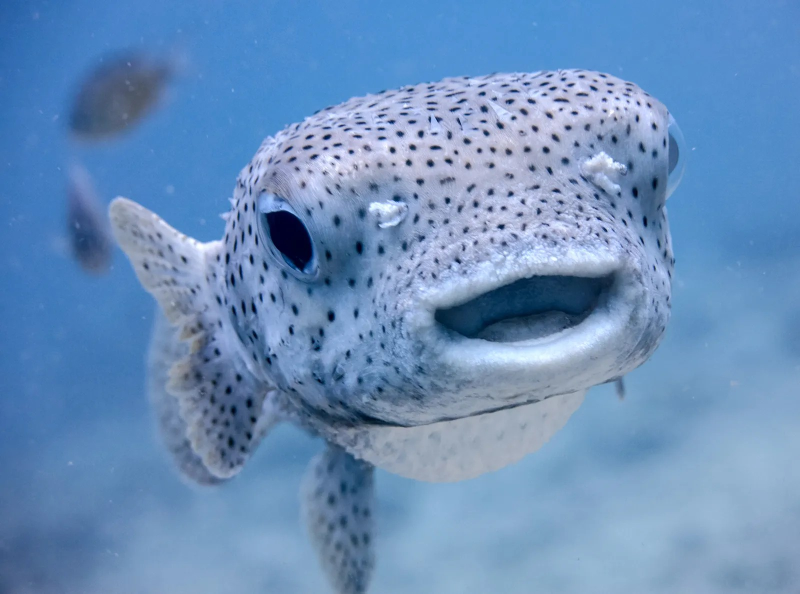
#> input picture testimgs/Porcupine-fish-Diodon-hystox.jpeg, 1600 x 1187 px (shown at 1/2 size)
$ python -i ai.py   (imports and definitions only)
#> lines starting #> are read from the running program, lines starting #| are printed output that depends on the picture; after the words box and inside, x2 and y2 are one past the last pixel; in counts of white or black regions, pixels touching at a corner belong together
### backend/app/config.py
"""All settings come from environment variables (see .env.example).

If backend/.env exists it is loaded automatically, so there is nothing to `source` or `export`.
Real environment variables always win over the file.
"""
import os
from pathlib import Path

BASE_DIR = Path(__file__).resolve().parent.parent


def _load_dotenv(path: Path) -> None:
    """Tiny .env reader (KEY=value, # comments, optional quotes) so we need no extra dependency."""
    if not path.is_file():
        return
    for raw in path.read_text(encoding="utf-8").splitlines():
        line = raw.strip()
        if not line or line.startswith("#") or "=" not in line:
            continue
        if line.startswith("export "):
            line = line[len("export "):].lstrip()
        key, _, val = line.partition("=")
        key, val = key.strip(), val.strip()
        if len(val) >= 2 and val[0] == val[-1] and val[0] in "\"'":
            val = val[1:-1]
        else:
            val = val.split(" #")[0].strip()  # trailing inline comment
        if key and val:  # blank value -> keep the built-in default
            os.environ.setdefault(key, val)


_load_dotenv(BASE_DIR / ".env")


def _env(name, default):
    return os.getenv(name, default)


def _path(name, default: Path) -> Path:
    """Path setting; a relative value is taken relative to backend/, not to the shell's cwd."""
    p = Path(_env(name, str(default)))
    return p if p.is_absolute() else BASE_DIR / p


DATA_DIR = _path("OCEDA_DATA_DIR", BASE_DIR / "data")
DB_PATH = DATA_DIR / "oceda.db"
CAPTURE_DIR = DATA_DIR / "captures"
HEATMAP_DIR = DATA_DIR / "heatmaps"
OUTBOX_DIR = DATA_DIR / "outbox"  # .eml files land here when SMTP is not configured
AVATAR_DIR = DATA_DIR / "avatars"  # one square JPEG per user: <user_id>.jpg
MAX_AVATAR_MB = int(_env("OCEDA_MAX_AVATAR_MB", "5"))

# --- auth / seeding (prototype defaults - change them) ---
DEMO_EMAIL = _env("OCEDA_DEMO_EMAIL", "dr.sari@oceda.local")
DEMO_PASSWORD = _env("OCEDA_DEMO_PASSWORD", "oceda123")
DEMO_NAME = _env("OCEDA_DEMO_NAME", "Dr. Dewi Sari")
DEMO_DEVICE_TOKEN = _env("OCEDA_DEVICE_TOKEN", "oceda-dev-device-token")
OPEN_SIGNUP = _env("OCEDA_OPEN_SIGNUP", "1") == "1"
SESSION_HOURS = int(_env("OCEDA_SESSION_HOURS", "12"))
CORS_ORIGINS = [o.strip() for o in _env(
    "OCEDA_CORS_ORIGINS", "http://localhost:5173,http://127.0.0.1:5173").split(",") if o.strip()]

# --- device uploads ---
MAX_UPLOAD_MB = int(_env("OCEDA_MAX_UPLOAD_MB", "15"))
DEVICE_ONLINE_SECONDS = int(_env("OCEDA_DEVICE_ONLINE_SECONDS", "30"))

# --- AI Classification ---
# No model file -> MOCK mode (random-but-deterministic output, clearly flagged "mock": true).
MODEL_PATH = _path("OCEDA_MODEL", BASE_DIR / "models" / "model.onnx")
MODEL_KIND = _env("OCEDA_MODEL_KIND", "resnet")          # resnet | yolo
LABELS = [s.strip() for s in _env("OCEDA_LABELS", "Abnormal,Normal").split(",")]
INPUT_SIZE = int(_env("OCEDA_INPUT_SIZE", "640" if MODEL_KIND == "yolo" else "224"))
NORM = _env("OCEDA_NORM", "none" if MODEL_KIND == "yolo" else "imagenet")  # imagenet | none
ABNORMAL_THRESHOLD = float(_env("OCEDA_ABNORMAL_THRESHOLD", "0.5"))
HEATMAP_MODE = _env("OCEDA_HEATMAP", "auto")             # auto | cam | occlusion
YOLO_CONF = float(_env("OCEDA_YOLO_CONF", "0.25"))
YOLO_IOU = float(_env("OCEDA_YOLO_IOU", "0.45"))

# --- AI Segmentation (UNet ResNet-34) ---
SEG_MODEL_PATH = _path("OCEDA_SEG_MODEL", BASE_DIR / "models" / "model_unet_resnet34_BEST.onnx")
SEG_INPUT_SIZE = int(_env("OCEDA_SEG_INPUT_SIZE", "256"))
SEGMENTATION_DIR = DATA_DIR / "segmentations"

# --- email (leave SMTP_HOST empty to write .eml files to data/outbox instead) ---
SMTP_HOST = _env("OCEDA_SMTP_HOST", "")
SMTP_PORT = int(_env("OCEDA_SMTP_PORT", "587"))
SMTP_USER = _env("OCEDA_SMTP_USER", "")
SMTP_PASSWORD = _env("OCEDA_SMTP_PASSWORD", "")
SMTP_STARTTLS = _env("OCEDA_SMTP_STARTTLS", "1") == "1"
SMTP_FROM = _env("OCEDA_SMTP_FROM", "OCEDA <no-reply@oceda.local>")


def ensure_dirs():
    for d in (DATA_DIR, CAPTURE_DIR, HEATMAP_DIR, SEGMENTATION_DIR, OUTBOX_DIR, AVATAR_DIR):
        d.mkdir(parents=True, exist_ok=True)

### backend/app/ai.py
"""Image quality scoring, model preprocessing, ONNX inference and heatmap rendering.

Model contract (export your trained model to ONNX):
  resnet : input  float32 [1,3,S,S]  (RGB, NCHW, ImageNet-normalised unless OCEDA_NORM=none)
           output[0] logits/probs [1,C]; optional output[1] = CAM [1,(1|C),h,w] (used as heatmap)
  yolo   : input  float32 [1,3,S,S]  (RGB, letterboxed, /255)   - Ultralytics YOLOv8 detect export
           output[0] [1, 4+C, N]     -> detections become the heatmap
           (a YOLOv8-*cls* model behaves like "resnet" with OCEDA_NORM=none)
If there is no model file the module runs in MOCK mode so the whole pipeline can be demoed.
"""
from __future__ import annotations

import hashlib
import io
import logging
import threading

import cv2
import numpy as np
from PIL import Image, ImageOps

from . import config

log = logging.getLogger("oceda.ai")

IMAGENET_MEAN = np.array([0.485, 0.456, 0.406], np.float32).reshape(1, 3, 1, 1)
IMAGENET_STD = np.array([0.229, 0.224, 0.225], np.float32).reshape(1, 3, 1, 1)

# Segmentasi UNet ResNet-34 constants
SEG_CLASS_NAMES = ["background", "liang", "malleus", "membran timpani", "serumen", "sekret"]
SEG_COLOR_MAP = np.array(
    [[0, 0, 0], [255, 0, 0], [0, 255, 0], [0, 0, 255], [255, 255, 0], [255, 0, 255]],
    dtype=np.uint8,
)
SEG_MEAN = np.array([0.485, 0.456, 0.406], dtype=np.float32)
SEG_STD = np.array([0.229, 0.224, 0.225], dtype=np.float32)


# ───────────────────────── image helpers ─────────────────────────
def open_image(src) -> Image.Image:
    img = Image.open(io.BytesIO(src) if isinstance(src, (bytes, bytearray)) else src)
    return ImageOps.exif_transpose(img).convert("RGB")


# [23 lines left out: functions image_quality, inspect_jpeg, not called in this run]


# ───────────────────────── preprocessing ─────────────────────────

def center_crop_square(img: Image.Image) -> Image.Image:
    """Ambil crop persegi dari tengah gambar (1:1 square crop)."""
    w, h = img.size
    side = min(w, h)
    left = (w - side) // 2
    top = (h - side) // 2
    return img.crop((left, top, left + side, top + side))


def classifier_preprocessed_image(img: Image.Image, size: int = None) -> Image.Image:
    """Citra hasil preprocessing untuk klasifikasi AI:
    Center crop bujursangkar 1:1 lalu resize ke ukuran input model (default: config.INPUT_SIZE = 224).
    """
    if size is None:
        size = config.INPUT_SIZE
    return center_crop_square(img).resize((size, size), Image.BILINEAR)


# [61 lines left out: functions preprocess_classifier, preprocess_segmentation, postprocess_segmentation, not called in this run]


def render_segmentation_overlay(img_rgb: np.ndarray, mask: np.ndarray) -> tuple[bytes, bytes]:
    """Menghasilkan JPEG overlay (60% foto asli + 40% warna segmen) dan PNG mask warna murni."""
    color_mask = SEG_COLOR_MAP[mask]
    overlay = img_rgb.copy()
    fg = mask > 0
    overlay[fg] = (0.6 * img_rgb[fg] + 0.4 * color_mask[fg]).astype(np.uint8)

    buf_overlay = io.BytesIO()
    Image.fromarray(overlay).save(buf_overlay, "JPEG", quality=92)
    buf_mask = io.BytesIO()
    Image.fromarray(color_mask).save(buf_mask, "PNG")
    return buf_overlay.getvalue(), buf_mask.getvalue()


# [120 lines left out: functions preprocess_yolo, to_probs, classifier_decision_index, yolo_rows, decode_yolo, boxes_to_heat and 1 more, not called in this run]


# ───────────────────────── heatmap rendering ─────────────────────────
def _jet(v: np.ndarray) -> np.ndarray:
    r = np.clip(1.5 - np.abs(4 * v - 3), 0, 1)
    g = np.clip(1.5 - np.abs(4 * v - 2), 0, 1)
    b = np.clip(1.5 - np.abs(4 * v - 1), 0, 1)
    return np.stack([r, g, b], -1) * 255


def render_overlay(img: Image.Image, heat: np.ndarray, max_w: int = 1024) -> bytes:
    if img.width > max_w:
        img = img.resize((max_w, round(img.height * max_w / img.width)), Image.LANCZOS)
    h = heat.astype(np.float32)
    h = (h - h.min()) / (h.max() - h.min() + 1e-8)
    h = np.asarray(Image.fromarray(h, mode="F").resize(img.size, Image.BICUBIC), np.float32)
    h = np.clip(h, 0, 1)
    base = np.asarray(img, np.float32)

    # Circular aperture & brightness mask: keep outer black camera bezel clean
    w, h_img = img.size
    Y, X = np.ogrid[:h_img, :w]
    dist = np.sqrt((X - w / 2) ** 2 + (Y - h_img / 2) ** 2)
    aperture_mask = np.clip((min(w, h_img) * 0.485 - dist) / max(1.0, min(w, h_img) * 0.02), 0, 1)
    brightness_mask = np.clip((base.max(axis=-1) - 20) / 25.0, 0, 1)
    valid_mask = (aperture_mask * brightness_mask)[..., None]

    alpha = (0.55 * np.clip(h * 1.4, 0, 1))[..., None] * valid_mask
    out = base * (1 - alpha) + _jet(h) * alpha
    buf = io.BytesIO()
    Image.fromarray(out.clip(0, 255).astype(np.uint8)).save(buf, "JPEG", quality=88)
    return buf.getvalue()


# ───────────────────────── model wrapper ─────────────────────────
class Model:
    def __init__(self):
        self._sess = None
        self._seg_sess = None
        self._lock = threading.Lock()

    @property
    def mock(self) -> bool:
        return not config.MODEL_PATH.exists()

    @property
    def seg_mock(self) -> bool:
        return not config.SEG_MODEL_PATH.exists()

    @property
    def name(self) -> str:
        return "mock" if self.mock else f"{config.MODEL_KIND}:{config.MODEL_PATH.name}"

    # [33 lines left out: functions _session, _seg_session, _predict_classifier, not called in this run]

    def _predict_segmentation(self, img: Image.Image):
        # Gambar PENUH (bukan center crop): saat training dipakai LongestMaxSize + PadIfNeeded.
        img_rgb = np.asarray(img)
        if self.seg_mock:
            # Deterministic simulated segmentation mask & evidence
            h, w = img_rgb.shape[:2]
            mask = np.zeros((h, w), dtype=np.uint8)
            Y, X = np.ogrid[:h, :w]
            dist = np.sqrt((X - w / 2) ** 2 + (Y - h / 2) ** 2)
            mask[dist < min(w, h) * 0.35] = 3  # membran timpani
            mask[(dist < min(w, h) * 0.18) & (np.abs(X - w / 2) < min(w, h) * 0.04)] = 2  # malleus
            evidence = {
                "liang": {"name": "liang", "visible": False, "area_ratio": 0.0, "confidence": 0.0, "color": [255, 0, 0]},
                "malleus": {"name": "malleus", "visible": True, "area_ratio": 2.1, "confidence": 88.5, "color": [0, 255, 0]},
                "membran timpani": {"name": "membran timpani", "visible": True, "area_ratio": 36.4, "confidence": 94.2, "color": [0, 0, 255]},
                "serumen": {"name": "serumen", "visible": False, "area_ratio": 0.0, "confidence": 0.0, "color": [255, 255, 0]},
                "sekret": {"name": "sekret", "visible": False, "area_ratio": 0.0, "confidence": 0.0, "color": [255, 0, 255]},
            }
            overlay_bytes, mask_bytes = render_segmentation_overlay(img_rgb, mask)
            return overlay_bytes, mask_bytes, evidence

        sess = self._seg_session()
        inp = sess.get_inputs()[0].name
        x, crop_meta = preprocess_segmentation(img_rgb, config.SEG_INPUT_SIZE)
        logits = sess.run(None, {inp: x})[0]
        mask, evidence = postprocess_segmentation(logits, crop_meta, img_rgb.shape[:2])
        overlay_bytes, mask_bytes = render_segmentation_overlay(img_rgb, mask)
        return overlay_bytes, mask_bytes, evidence

    # [17 lines left out: function _predict_yolo, not called in this run]

    # -- mock --
    def _predict_mock(self, img):
        seed = int.from_bytes(hashlib.sha1(img.resize((32, 32)).tobytes()).digest()[:8], "big")
        rng = np.random.default_rng(seed)
        n = len(config.LABELS)
        k, conf = int(rng.integers(n)), rng.uniform(0.80, 0.95)
        probs = np.full(n, (1 - conf) / max(1, n - 1)); probs[k] = conf
        gh, gw = 48, 64
        cx, cy = rng.uniform(0.3, 0.7) * gw, rng.uniform(0.3, 0.7) * gh
        yy, xx = np.mgrid[0:gh, 0:gw]
        heat = np.exp(-(((xx - cx) / 10) ** 2 + ((yy - cy) / 8) ** 2) / 2) + 0.05 * rng.random((gh, gw))
        return probs, heat.astype(np.float32)

    def analyze(self, path) -> dict:
        img = open_image(path)
#> in open_image, img is the input picture: PIL image 1600x1187 RGB; mean R, G, B 105.7, 143.2, 187.1

        # Preprocessing 1: Klasifikasi (224x224)
        if self.mock:
            probs, heat = self._predict_mock(img)
#> in _predict_mock, `seed = int.from_bytes(hashlib.sha1(img.resize((32, 32)).tobytes()).dig..`: seed = 9701029048176833122
#> in _predict_mock, `k, conf = int(rng.integers(n)), rng.uniform(0.80, 0.95)`: k = 1; conf = 0.897
#> in _predict_mock, `probs = np.full(n, (1 - conf) / max(1, n - 1))`: probs = [0.103, 0.103]
#> in _predict_mock, `cx, cy = rng.uniform(0.3, 0.7) * gw, rng.uniform(0.3, 0.7) * gh`: cx = 42.63; cy = 27.06
#> probs = [0.103, 0.897]
            prep_cls = classifier_preprocessed_image(img)
#> in classifier_preprocessed_image, `return center_crop_square(img).resize((size, size), Image.BILINEAR)`:
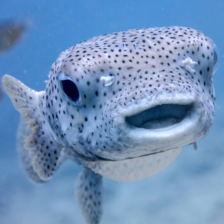
#> returned value: PIL image 224x224 RGB; mean R, G, B 111.7, 146, 187.1
        elif config.MODEL_KIND == "yolo":
            probs, heat = self._predict_yolo(img)
            prep_cls = img
        else:
            probs, heat = self._predict_classifier(img)
            prep_cls = classifier_preprocessed_image(img)

        labels = config.LABELS
        if not self.mock and config.MODEL_KIND != "yolo":
            k = classifier_decision_index(probs)
        else:
            k = int(np.argmax(probs))
#> k = 1

        buf = io.BytesIO()
        prep_cls.save(buf, "JPEG", quality=95)

        # Preprocessing 2: Segmentasi Anatomi (256x256, gambar penuh).
        # Kegagalan segmentasi tidak boleh menggagalkan klasifikasi.
        seg_overlay_bytes = seg_mask_bytes = seg_evidence = None
        try:
            seg_overlay_bytes, seg_mask_bytes, seg_evidence = self._predict_segmentation(img)
#> in render_segmentation_overlay, `fg = mask > 0`:
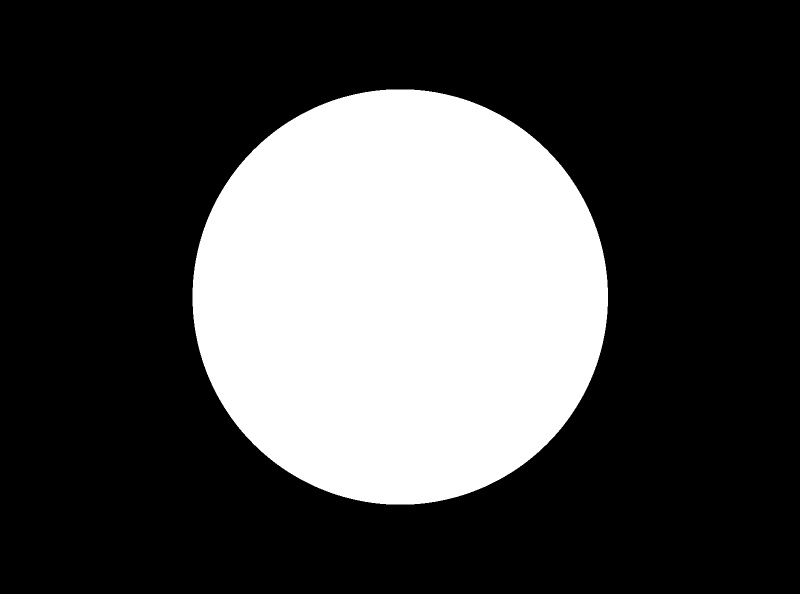
#> fg: shape (1187, 1600) bool (shown at 1/2 size); 28.5% white; 1 white region, box (x1, y1, x2, y2) and area: (385, 179, 1216, 1009) 542218
#> in render_segmentation_overlay, `overlay[fg] = (0.6 * img_rgb[fg] + 0.4 * color_mask[fg]).astype(np.uin..`:
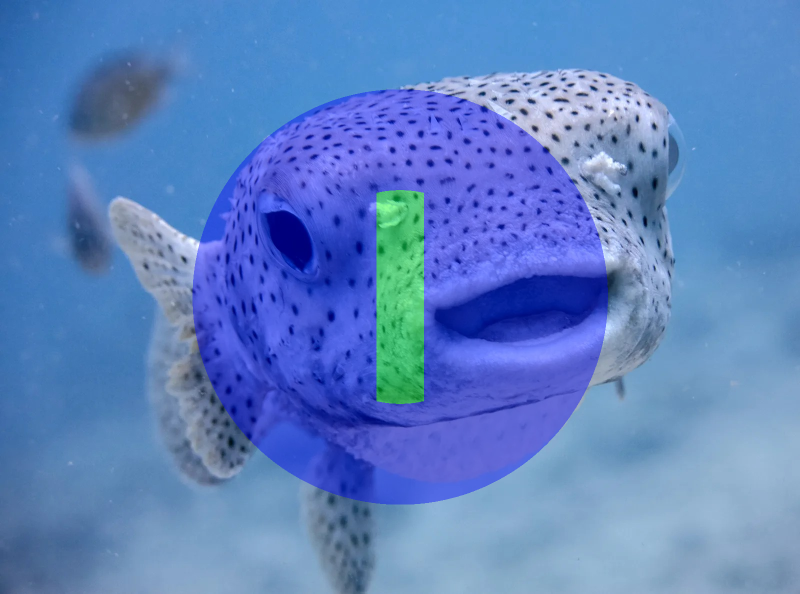
#> overlay: shape (1187, 1600, 3) (shown at 1/2 size); mean R, G, B 91.9, 128.9, 193.7
#> seg_evidence = 5 items
        except Exception:
            log.exception("segmentation failed; classification result is still returned")

        return {
            "label": labels[k] if k < len(labels) else str(k),
            "confidence": round(float(probs[k]) * 100, 1),
            "probabilities": {labels[i] if i < len(labels) else str(i): round(float(p) * 100, 1)
                              for i, p in enumerate(probs)},
            "model": self.name, "mock": self.mock,
            "cropped_jpeg": buf.getvalue(),
            "heatmap_jpeg": render_overlay(prep_cls, heat),
            "segmentation_overlay_jpeg": seg_overlay_bytes,
            "segmentation_mask_png": seg_mask_bytes,
            "segmentation_evidence": seg_evidence,
            "segmentation_mock": self.seg_mock,
        }
#> in _jet, `g = np.clip(1.5 - np.abs(4 * v - 2), 0, 1)`:
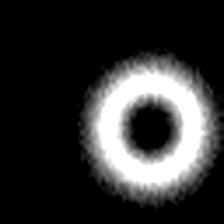
#> g: shape (224, 224) float32; min 0, max 1, mean 0.199
#> in _jet, `b = np.clip(1.5 - np.abs(4 * v - 1), 0, 1)`:
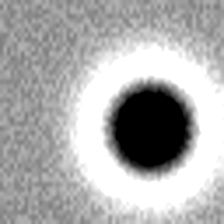
#> b: shape (224, 224) float32; min 0, max 1, mean 0.678
#> in _jet, `return np.stack([r, g, b], -1) * 255`:
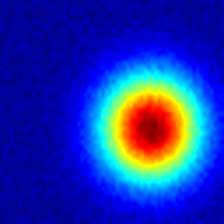
#> returned value: shape (224, 224, 3) float32; mean of channels 0, 1, 2 29, 50.7, 173; drawn as R, G, B
#> in render_overlay, `out = base * (1 - alpha) + _jet(h) * alpha`:
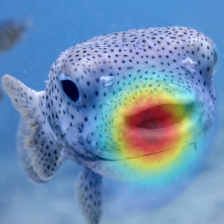
#> out: shape (224, 224, 3) float64; mean R, G, B 111.2, 144.8, 180.5


model = Model()

>>> result = Model().analyze('../../testimgs/Porcupine-fish-Diodon-hystox.jpeg')
#> result = 11 items

$ run again, on testimgs/ear-abnormal.jpeg
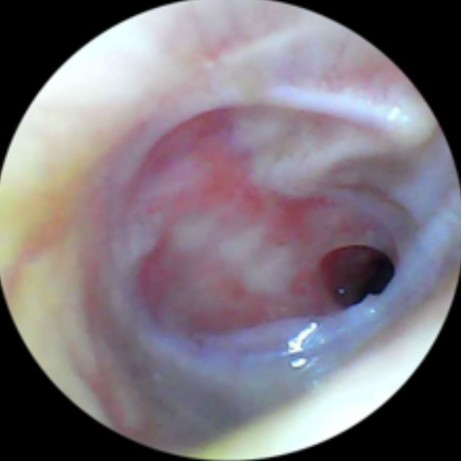
#> input picture testimgs/ear-abnormal.jpeg, 461 x 461 px
#> in open_image, img is the input picture: PIL image 461x461 RGB; mean R, G, B 125.2, 117.4, 125.3
#> seed = 2420856480120934297
#> in _predict_mock, `k, conf = int(rng.integers(n)), rng.uniform(0.80, 0.95)`: k = 1; conf = 0.942
#> in _predict_mock, `probs = np.full(n, (1 - conf) / max(1, n - 1))`: probs = [0.0581, 0.0581]
#> cx = 27.78; cy = 20.27
#> in analyze, `probs, heat = self._predict_mock(img)`: probs = [0.0581, 0.942]
#> in analyze, `k = int(np.argmax(probs))`: k = 1
#> in render_segmentation_overlay, `fg = mask > 0`:
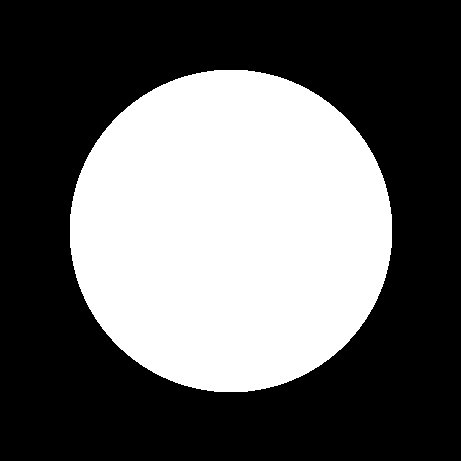
#> fg: shape (461, 461) bool; 38.5% white; 1 white region, box (x1, y1, x2, y2) and area: (70, 70, 392, 392) 81800
#> seg_evidence = 5 items
#> in render_overlay, `out = base * (1 - alpha) + _jet(h) * alpha`:
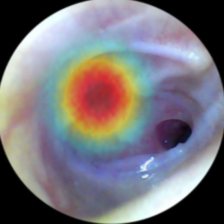
#> out: shape (224, 224, 3) float64; mean R, G, B 120.5, 118.3, 123.9
#> result = 11 items

$ run again, on testimgs/ear-normal.jpeg
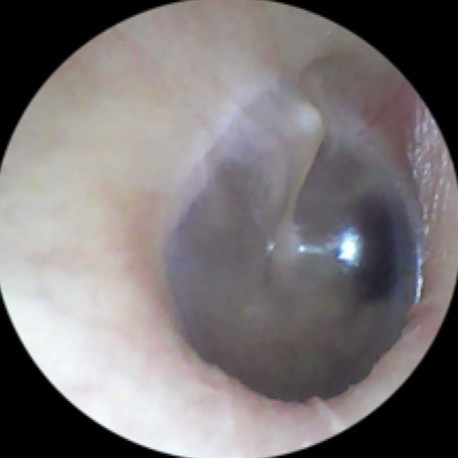
#> input picture testimgs/ear-normal.jpeg, 458 x 458 px
#> in open_image, img is the input picture: PIL image 458x458 RGB; mean R, G, B 123, 117.8, 119.3
#> seed = 8505226786535821055
#> in _predict_mock, `k, conf = int(rng.integers(n)), rng.uniform(0.80, 0.95)`: k = 0; conf = 0.9
#> in _predict_mock, `probs = np.full(n, (1 - conf) / max(1, n - 1))`: probs = [0.1, 0.1]
#> cx = 44.17; cy = 17.91
#> in analyze, `probs, heat = self._predict_mock(img)`: probs = [0.9, 0.1]
#> in analyze, `k = int(np.argmax(probs))`: k = 0
#> in render_segmentation_overlay, `fg = mask > 0`:
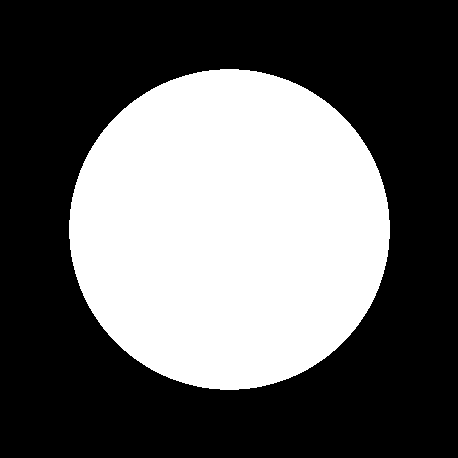
#> fg: shape (458, 458) bool; 38.5% white; 1 white region, box (x1, y1, x2, y2) and area: (69, 69, 390, 390) 80725
#> seg_evidence = 5 items
#> in render_overlay, `out = base * (1 - alpha) + _jet(h) * alpha`:
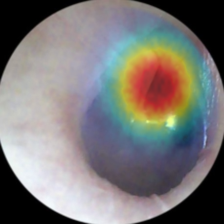
#> out: shape (224, 224, 3) float64; mean R, G, B 123, 120.5, 119
#> result = 11 items
